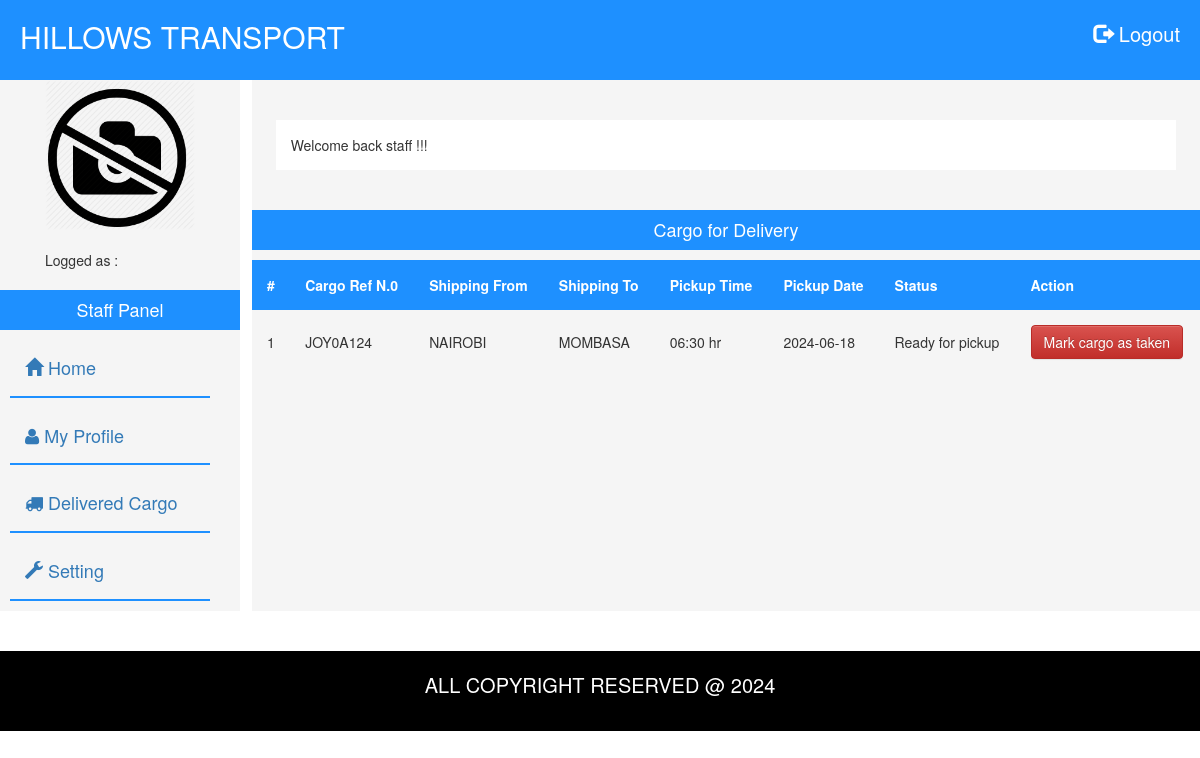
The app's page /staff/dashboard.php with its own data.
### tables this page shows
CREATE TABLE `pickup` (
  `pick_id` int(11) NOT NULL,
  `shipping_from` varchar(120) NOT NULL,
  `shipping_to` varchar(120) NOT NULL,
  `staff_id` int(11) NOT NULL,
  `pick_time` varchar(80) NOT NULL,
  `pick_date` varchar(80) NOT NULL,
  `cargo_id` int(11) NOT NULL,
  `customer_id` int(11) NOT NULL,
  `notification` int(13) NOT NULL DEFAULT 1
);

CREATE TABLE `cargo` (
  `cargo_id` int(11) NOT NULL,
  `cargo_dec` varchar(200) NOT NULL,
  `cargo_weight` float(10,2) NOT NULL,
  `charges` decimal(10,2) NOT NULL,
  `fee_cost` decimal(10,2) NOT NULL,
  `grand_total` decimal(10,2) NOT NULL,
  `ref_number` varchar(200) NOT NULL,
  `status` varchar(120) NOT NULL DEFAULT 'Pending',
  `state_cargo` varchar(120) NOT NULL DEFAULT 'Not taken',
  `customer_id` int(11) NOT NULL,
  `shipping_id` int(11) NOT NULL
);

### staff/dashboard.php (the view, shortened to what this page needs)
<?php include_once("includes/dbconnection.php");  ?>
<!DOCTYPE html>
<html lang="en">
<head>
</head>
<body>
<main>
<?php include_once("includes/header.php");  ?>
    <section class="main-dashboard">
        <div class="left-bar">
           <div class="logged">
                <div class="logged-1">
                    <div class="user-icon">
                            <img src="../images/user.png" alt="">
                    </div><br>
                    <?php
                      $staff_id = $_SESSION['staff_id'];
                      $select = mysqli_query($conn,"select * from staff where staff_id='$staff_id'");
                      $staff_row= mysqli_fetch_array($select);
                    ?>
                        <p>Logged as : <?php echo $staff_row['first_name']. ' '. $staff_row['last_name']; ?></p>
                </div>
            </div>
            <h4>Staff Panel</h4>
            <div class="quick-links">
                <p><a href="dashboard.php"><i class="glyphicon glyphicon-home"></i> Home</a></p>
                <p><a href="profile.php"><i class="fa fa-user"></i> My Profile</a></p>
                <p><a href="del.php"><i class="fa fa-truck"></i> Delivered Cargo </a></p>
                <p><a href="setting.php"> <i class="glyphicon glyphicon-wrench"></i> Setting</a></p>
            </div>
        </div>
        <div class="right-bar">
        <div class="panel-dashboard">
               <ul>
                  <li> Welcome back staff !!!</li>
               </ul>
        </div>
        <br>
            <h4>Cargo for Delivery</h4>
            <table>
                <thead>
                    <tr>
                        <th>#</th>
                        <th>Cargo Ref N.0</th>
                        <th>Shipping From</th>
                        <th>Shipping To</th>
                        <th>Pickup Time</th>
                        <th>Pickup Date</th>
                        <th>Status</th>
                        <th>Action</th>
                    </tr>
                </thead>
                <tbody>
                    <?php
                       $select = mysqli_query($conn,"select * from cargo join pickup on cargo.cargo_id=pickup.cargo_id join staff on staff.staff_id=pickup.staff_id where state_cargo !='Delivered'");
                       $counter = 1;
                       while($rowcompany=mysqli_fetch_array($select)){
                         $cargo_id = $rowcompany['cargo_id'];
                        ?>
                        <tr>
                            <td><?php echo $counter; ?></td>
                            <?php $counter++; ?>
                            <td><?php echo $rowcompany['ref_number']; ?></td>
                            <td><?php echo $rowcompany['shipping_from'];?></td>
                            <td><?php echo $rowcompany['shipping_to'];?></td>
                            <td><?php echo $rowcompany['pick_time'];?> hr</td>
                            <td><?php echo $rowcompany['pick_date'];?></td>
                            <td><?php echo $rowcompany['state_cargo'];?></td>
                            <td>
                                <?php
                                  $states = $rowcompany['state_cargo'];
                                  if($states == "In progress"){
                                    ?>
                                        <button class="btn btn-success"><a href="delivered.php?cargo_id=<?php echo $cargo_id;?>" style="color:white;text-decoration:none;"> Mark as Delivered </a></button>
                                    <?php
                                  }
                                  else{
                                    ?>
                                         <button class="btn btn-danger"><a href="take.php?cargo_id=<?php echo $cargo_id;?>" style="color:white;text-decoration:none;" onclick="return confirm('Your about to pick cargo for delivery');"> Mark cargo as taken </a></button>
                                  <?php
                                  }
                                ?>
                           </td>
                       </tr>
                       <?php
                       }
                    ?>
                </tbody>
               </table>
        </div>
    </section>
</main><br>
<br>
<?php include_once("../includes/footer.php");?>
</body>
</html>

### css/main.css (style rules this page uses)
* { margin: 0; padding: 0; box-sizing: border-box; }
ul li { list-style: none; }
.main-dashboard { display: flex; justify-content: space-between; }
.left-bar { flex-basis: 20%; background-color: whitesmoke; }
.right-bar { flex-basis: 79%; background: whitesmoke; }
.user-icon { width: 150px; height: 150px; text-align: center; }
.user-icon img { width: 100%; height: 100%; }
.logged { display: flex; justify-content: center; }
h4 { background: dodgerblue; padding: 10px; text-align: center; color:white; }
.quick-links { padding-left: 40px; padding-right: 30px !important; }
.quick-links p { padding: 15px; border-bottom: 2px solid dodgerblue; }
.quick-links p a { font-size: 18px; }
.panel-dashboard { margin-top: 40px !important; width: 95%; margin: auto; background: white !important }
.panel-dashboard ul { padding: 15px; border-radius: 4px; }

### staff/dashboard.php (style rules this page uses)
.quick-links { padding-left:10px !important; }
table { border-collapse: collapse; width: 100%; }
th, td { text-align: left; padding: 15px !important; }
th { background-color: dodgerblue; color: white; }

### records on screen
pickup: cargo.ref_number "JOY0A124", shipping_from "NAIROBI", shipping_to "MOMBASA", pick_time "06:30", pick_date "2024-06-18", cargo.state_cargo "Ready for pickup"
